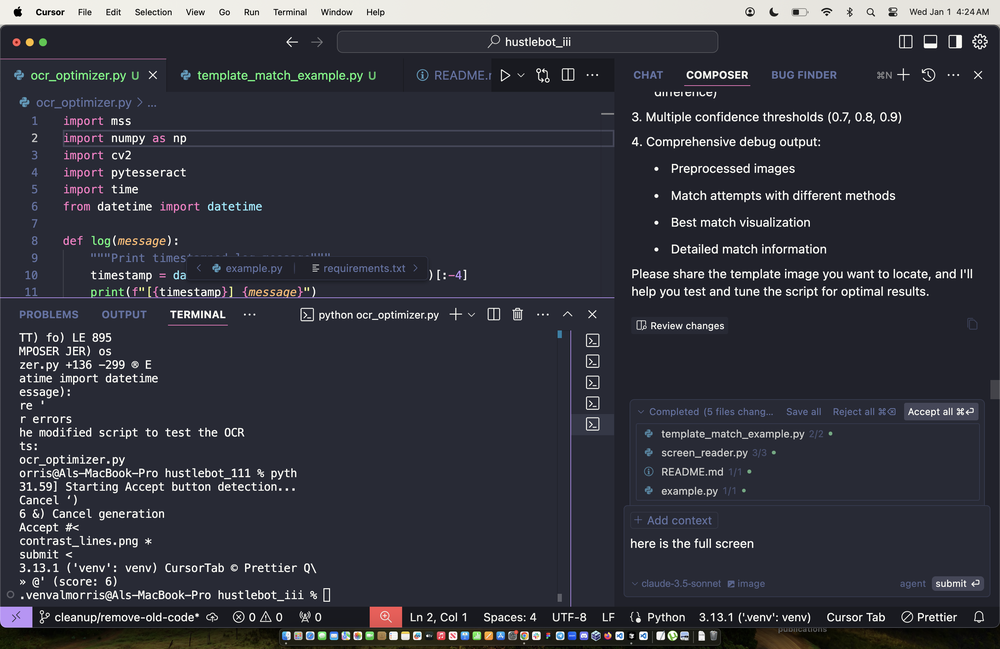
#> input picture clickbot/images/field.png, 1000 x 649 px, shrunk from 3024 x 1964 before the run, found by its file name; its folder holds 5 pictures in this run; the run also reads 1 picture not shown here
$ python image_matcher.py
#> lines starting #> are read from the running program, lines starting #| are printed output that depends on the picture
import cv2
import numpy as np
import os
import logging
import time
from datetime import datetime
from dataclasses import dataclass
from typing import List, Tuple, Dict
from statistics import mean, stdev
import shutil

# Set up directory structure
BASE_DIR = os.path.dirname(os.path.abspath(__file__))
TEMP_DIR = os.path.join(BASE_DIR, "temp")
DEBUG_DIR = os.path.join(TEMP_DIR, "debug_output")
LOG_DIR = os.path.join(TEMP_DIR, "logs")
ANNOTATED_DIR = os.path.join(BASE_DIR, "annotated_matches")  # New directory for annotated images

# Create necessary directories
for directory in [TEMP_DIR, DEBUG_DIR, LOG_DIR, ANNOTATED_DIR]:
    os.makedirs(directory, exist_ok=True)

# Clear annotated directory at startup
for file in os.listdir(ANNOTATED_DIR):
    file_path = os.path.join(ANNOTATED_DIR, file)
    try:
        if os.path.isfile(file_path):
            os.unlink(file_path)
    except Exception as e:
        logging.warning(f"Error deleting {file_path}: {e}")

# Set up logging
logging.basicConfig(
    level=logging.INFO,
    format='%(asctime)s - %(levelname)s - %(message)s',
    handlers=[
        logging.FileHandler(os.path.join(LOG_DIR, 'template_matching.log')),
        logging.StreamHandler()
    ]
)

@dataclass
class MatchQuality:
    structural_similarity: float  # SSIM score
    pixel_difference: float      # Mean absolute difference
    edge_similarity: float       # Edge detection similarity
    histogram_similarity: float  # Color histogram similarity

@dataclass
class Match:
    x: int
    y: int
    width: int
    height: int
    confidence: float
    method: str
    scale: float
    quality: MatchQuality
    consensus_count: int = 1
    match_region: np.ndarray = None

    @property
    def center_x(self) -> int:
        return self.x + self.width // 2

    @property
    def center_y(self) -> int:
        return self.y + self.height // 2

class ImageMatcher:
    def __init__(self, threshold=0.75):
        self.threshold = threshold
        self.field_image = None
        self.target_image = None
        self.field_gray = None
        self.target_gray = None
        self.debug_dir = os.path.join(BASE_DIR, "temp", "debug_output")
        os.makedirs(self.debug_dir, exist_ok=True)

        # Clear and create annotated matches directory
        self.annotated_dir = os.path.join(BASE_DIR, "annotated_matches")
        if os.path.exists(self.annotated_dir):
            shutil.rmtree(self.annotated_dir)
        os.makedirs(self.annotated_dir)

        # Updated thresholds with more emphasis on structural similarity
        self.quality_thresholds = {
            'confidence': 0.8,  # Increased from 0.75
            'structural_similarity': 0.7,  # Increased from 0.4
            'edge_similarity': 0.3,  # Increased from 0.15
            'pixel_difference': 0.6,  # Increased from 0.05
            'histogram_similarity': 0.85,  # Increased from 0.8
            'consensus_count': 1
        }

        # Reduced scale range for faster processing
        self.scales = [0.95, 1.0, 1.05]

        # Reduced methods for faster processing
        self.methods = [
            (cv2.TM_CCOEFF_NORMED, "TM_CCOEFF_NORMED"),
            (cv2.TM_CCORR_NORMED, "TM_CCORR_NORMED")
        ]

    def calculate_match_quality(self, region: np.ndarray, target: np.ndarray) -> MatchQuality:
        """Calculate various quality metrics for a match with emphasis on structural features."""
        try:
            # Resize target to match region size if needed
            if region.shape != target.shape:
                target = cv2.resize(target, (region.shape[1], region.shape[0]))

            # Convert to grayscale for structural analysis
            region_gray = cv2.cvtColor(region, cv2.COLOR_BGR2GRAY)
            target_gray = cv2.cvtColor(target, cv2.COLOR_BGR2GRAY)

            # Apply binary thresholding to isolate text
            _, region_binary = cv2.threshold(region_gray, 200, 255, cv2.THRESH_BINARY)
            _, target_binary = cv2.threshold(target_gray, 200, 255, cv2.THRESH_BINARY)

            # Calculate structural similarity on binary images
            ssim = cv2.matchTemplate(region_binary, target_binary, cv2.TM_CCOEFF_NORMED)[0][0]

            # Enhanced edge detection with multiple thresholds
            region_edges = cv2.Canny(region_binary, 100, 200)
            target_edges = cv2.Canny(target_binary, 100, 200)

            # Calculate edge similarity using both overlap and orientation
            edge_overlap = np.sum(np.logical_and(region_edges > 0, target_edges > 0))
            edge_total = np.sum(np.logical_or(region_edges > 0, target_edges > 0))
            edge_sim = edge_overlap / (edge_total + 1e-6)

            # Calculate pixel-wise difference on binary images
            pixel_diff = 1 - (np.sum(np.abs(region_binary - target_binary)) / (region_binary.size * 255))

            # Calculate contour similarity
            region_contours, _ = cv2.findContours(region_binary, cv2.RETR_EXTERNAL, cv2.CHAIN_APPROX_SIMPLE)
            target_contours, _ = cv2.findContours(target_binary, cv2.RETR_EXTERNAL, cv2.CHAIN_APPROX_SIMPLE)

            # Compare number and size of contours
            if len(region_contours) > 0 and len(target_contours) > 0:
                region_area = sum(cv2.contourArea(c) for c in region_contours)
                target_area = sum(cv2.contourArea(c) for c in target_contours)
                area_diff = min(region_area, target_area) / max(region_area, target_area)
            else:
                area_diff = 0

            # Calculate histogram similarity only on the binary images
            region_hist = cv2.calcHist([region_binary], [0], None, [2], [0, 256])
            target_hist = cv2.calcHist([target_binary], [0], None, [2], [0, 256])
            cv2.normalize(region_hist, region_hist)
            cv2.normalize(target_hist, target_hist)
            hist_sim = cv2.compareHist(region_hist, target_hist, cv2.HISTCMP_CORREL)

            # Weight the structural similarity more heavily
            weighted_ssim = ssim * 0.6 + area_diff * 0.4

            return MatchQuality(
                structural_similarity=float(weighted_ssim),
                pixel_difference=float(pixel_diff),
                edge_similarity=float(edge_sim),
                histogram_similarity=float(max(0, hist_sim))
            )
        except Exception as e:
            logging.warning(f"Error calculating match quality: {str(e)}")
            return MatchQuality(
                structural_similarity=0.0,
                pixel_difference=0.0,
                edge_similarity=0.0,
                histogram_similarity=0.0
            )

    # [13 lines left out: function extract_match_region, not called in this run]

    def preprocess_image(self, image: np.ndarray) -> np.ndarray:
        """Preprocess image for template matching."""
        # Apply adaptive histogram equalization
        clahe = cv2.createCLAHE(clipLimit=2.0, tileGridSize=(8,8))
        equalized = clahe.apply(image)

        # Apply Gaussian blur to reduce noise
        blurred = cv2.GaussianBlur(equalized, (3,3), 0)

        return blurred

    def load_images(self, field_path: str, target_path: str):
        """Load and preprocess the field and target images."""
#> called with field_path = 'clickbot_v4/images/field.png', target_path = 'clickbot_v4/images/target.png'
        # Load images
        self.field_image = cv2.imread(field_path)
#> self.field_image is the input picture: shape (649, 1000, 3); mean B, G, R 62.7, 54, 52.8
        self.target_image = cv2.imread(target_path)

        if self.field_image is None:
            raise ValueError(f"Failed to load field image: {field_path}")
        if self.target_image is None:
            raise ValueError(f"Failed to load target image: {target_path}")

        # Log image sizes
        logging.info(f"Loaded field image {field_path}: {self.field_image.shape[:2]}")
        logging.info(f"Loaded target image {target_path}: {self.target_image.shape[:2]}")

        # Convert to grayscale
        field_gray = cv2.cvtColor(self.field_image, cv2.COLOR_BGR2GRAY)
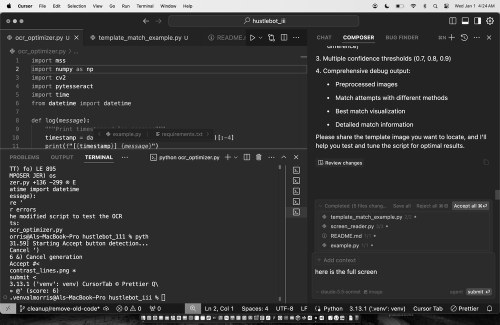
#> field_gray: shape (649, 1000) (shown at 1/2 size); min 0, max 255, mean 54.9
        target_gray = cv2.cvtColor(self.target_image, cv2.COLOR_BGR2GRAY)

        # Preprocess grayscale images
        self.field_gray = self.preprocess_image(field_gray)
#> in preprocess_image, `equalized = clahe.apply(image)`:
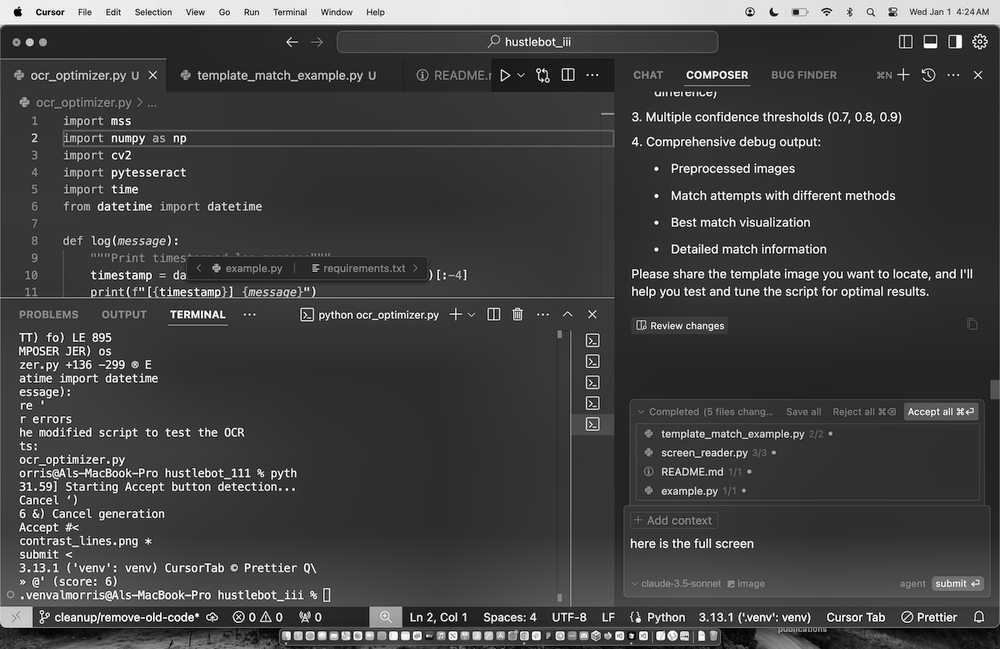
#> equalized: shape (649, 1000); min 1, max 255, mean 66.3
        self.target_gray = self.preprocess_image(target_gray)

        return True

    def find_matches(self) -> List[Match]:
        """Find all matches of the target image in the field image."""
        all_matches = []

        # Try different scales
        for scale in self.scales:
            # Resize target image
            target_resized = cv2.resize(self.target_image, None, fx=scale, fy=scale)
            target_gray_resized = cv2.resize(self.target_gray, None, fx=scale, fy=scale)
            h, w = target_gray_resized.shape

            # Try different methods
            for method, method_name in self.methods:
                # Apply template matching
                result = cv2.matchTemplate(self.field_gray, target_gray_resized, method)

                # Get matches above threshold
                if method == cv2.TM_SQDIFF_NORMED:
                    match_locations = np.where(result <= (1 - self.threshold))
                else:
                    match_locations = np.where(result >= self.threshold)

                # Convert to list of (x, y) coordinates
                matches = list(zip(*match_locations[::-1]))  # Convert to (x, y) format

                # Apply non-maximum suppression
                if len(matches) > 0:
                    confidences = [float(result[y, x]) for x, y in matches]
                    if method == cv2.TM_SQDIFF_NORMED:
                        confidences = [1 - conf for conf in confidences]

                    boxes = np.array([[x, y, x + w, y + h] for x, y in matches])
                    indices = cv2.dnn.NMSBoxes(boxes.tolist(), confidences, self.threshold, 0.3)

                    if len(indices) > 0:
                        indices = indices.flatten()
                        filtered_matches = [matches[i] for i in indices]
                        filtered_confidences = [confidences[i] for i in indices]

                        # Create Match objects for filtered matches
                        for (x, y), confidence in zip(filtered_matches, filtered_confidences):
                            # Extract region and calculate quality
                            region = self.field_image[y:y+h, x:x+w]
                            if region.shape[:2] != target_resized.shape[:2]:
                                continue

                            quality = self.calculate_match_quality(region, target_resized)

                            # Create Match object
                            match = Match(
                                x=x,
                                y=y,
                                width=w,
                                height=h,
                                confidence=confidence,
                                method=method_name,
                                scale=scale,
                                quality=quality,
                                consensus_count=1,
                                match_region=region.copy()
                            )
                            all_matches.append(match)
#> this loop made 3 passes

        # Find consensus matches
        consensus_matches = self._find_consensus_matches(all_matches)

        # Filter matches based on quality thresholds
        filtered_matches = []
        for match in consensus_matches:
            if (match.confidence >= self.quality_thresholds['confidence'] and
                match.quality.structural_similarity >= self.quality_thresholds['structural_similarity'] and
                match.quality.edge_similarity >= self.quality_thresholds['edge_similarity'] and
                match.quality.pixel_difference >= self.quality_thresholds['pixel_difference'] and
                match.quality.histogram_similarity >= self.quality_thresholds['histogram_similarity'] and
                match.consensus_count >= self.quality_thresholds['consensus_count']):
                filtered_matches.append(match)

        return filtered_matches

    def _find_consensus_matches(self, matches: List[Match], distance_threshold=20) -> List[Match]:
#> called with distance_threshold = 20
        if not matches:
            return []

        # Group matches by proximity
        match_groups: Dict[Tuple[int, int], List[Match]] = {}

        for match in matches:
            matched = False
            for center in match_groups.keys():
                if self._is_overlapping((match.center_x, match.center_y), center, distance_threshold):
                    match_groups[center].append(match)
                    matched = True
                    break
            if not matched:
                match_groups[(match.center_x, match.center_y)] = [match]

        # Create consensus matches
        consensus_matches = []
        for group in match_groups.values():
            if len(group) < 2:  # Require at least 2 methods to agree
                continue

            try:
                # Calculate quality score for sorting
                def quality_score(m):
                    return (
                        m.quality.structural_similarity * 0.35 +
                        m.quality.edge_similarity * 0.25 +
                        m.confidence * 0.25 +
                        m.quality.histogram_similarity * 0.15
                    )

                # Use the match with highest quality as base
                best_match = max(group, key=quality_score)

                # Average the coordinates and scale
                avg_x = int(mean(m.x for m in group))
                avg_y = int(mean(m.y for m in group))
                avg_scale = mean(m.scale for m in group)

                # Create consensus match using the best match's quality metrics
                consensus_match = Match(
                    x=avg_x,
                    y=avg_y,
                    width=best_match.width,
                    height=best_match.height,
                    confidence=best_match.confidence,
                    method=best_match.method,
                    scale=avg_scale,
                    quality=best_match.quality,
                    consensus_count=len(group),
                    match_region=best_match.match_region
                )
                consensus_matches.append(consensus_match)
            except Exception as e:
                logging.warning(f"Error creating consensus match: {str(e)}")
                continue
#> this loop made 132 passes
#> the loop in find_matches, `for match in consensus_matches:` made 85 passes

        return sorted(consensus_matches, key=quality_score, reverse=True)

    def _is_overlapping(self, loc1: Tuple[int, int], loc2: Tuple[int, int], overlap_threshold: int) -> bool:
        x1, y1 = loc1
        x2, y2 = loc2
        distance = np.sqrt((x2 - x1)**2 + (y2 - y1)**2)
        return distance < overlap_threshold

    def visualize_matches(self, matches: List[Match], output_path: str):
        """Create a visualization of the matches."""
        # Create a copy of the field image for visualization
        vis_image = self.field_image.copy()

        # Draw rectangles and text for each match
        for idx, match in enumerate(matches, 1):
            # Draw rectangle
            cv2.rectangle(vis_image,
                         (match.x, match.y),
                         (match.x + match.width, match.y + match.height),
                         (0, 255, 0), 2)

            # Draw center point
            cv2.circle(vis_image,
                      (match.center_x, match.center_y),
                      5, (0, 0, 255), -1)

            # Add text with match info
            text = f"#{idx} Conf: {match.confidence:.2f}"
            cv2.putText(vis_image, text,
                       (match.x, match.y - 10),
                       cv2.FONT_HERSHEY_SIMPLEX, 0.7,
                       (0, 255, 0), 2)

        # Save visualization
        cv2.imwrite(output_path, vis_image)
        logging.info(f"Saved visualization to {output_path}")

        return vis_image

    def create_annotated_image(self, matches: List[Match], field_path: str):
        """Create a copy of the field image with red dots and confidence scores at match centers."""
#> called with field_path = 'clickbot_v4/images/field.png'
        # Create a copy of the field image
        annotated_image = self.field_image.copy()

        # Draw red dots and confidence scores at match centers
        for idx, match in enumerate(matches, 1):
            # Draw red dot
            center = (match.center_x, match.center_y)
            cv2.circle(annotated_image, center, 10, (0, 0, 255), -1)  # Red dot

            # Add confidence score text
            text = f"#{idx} Conf: {match.confidence:.2f}"
            cv2.putText(annotated_image, text,
                       (match.center_x - 60, match.center_y - 15),
                       cv2.FONT_HERSHEY_SIMPLEX, 0.7,
                       (0, 0, 255), 2)  # Red text

            # Add quality metrics
            quality_text = f"SSIM: {match.quality.structural_similarity:.2f}"
            cv2.putText(annotated_image, quality_text,
                       (match.center_x - 60, match.center_y + 20),
                       cv2.FONT_HERSHEY_SIMPLEX, 0.6,
                       (0, 0, 255), 2)  # Red text
#> this loop made 0 passes

        # Save the annotated image
        output_filename = f"annotated_{os.path.basename(field_path)}"
        output_path = os.path.join(self.annotated_dir, output_filename)
        cv2.imwrite(output_path, annotated_image)
        logging.info(f"Saved annotated image to {output_path}")

        return output_path

def test_matcher():
    matcher = ImageMatcher(threshold=0.75)

    # Get all field images
    image_dir = os.path.join(BASE_DIR, "images")
    target_path = os.path.join(image_dir, "target.png")
    field_images = [f for f in os.listdir(image_dir) if f.startswith("field") and f.endswith(".png")]

    total_start_time = time.time()
    match_results = []

    for field_image in field_images:
        field_path = os.path.join(image_dir, field_image)
        logging.info(f"\nProcessing {field_image}")

        try:
            # Load images and find matches
            matcher.load_images(field_path, target_path)
            matches = matcher.find_matches()

            # Create annotated image with red dot
            try:
                matcher.create_annotated_image(matches, field_path)
                logging.info(f"Successfully created annotated image for {field_image}")
            except Exception as e:
                logging.error(f"Error creating annotated image for {field_image}: {str(e)}")
                import traceback
                logging.error(traceback.format_exc())

            # Save visualization
            try:
                timestamp = datetime.now().strftime("%Y%m%d_%H%M%S")
                output_path = os.path.join(matcher.debug_dir, f"matches_{field_image}_{timestamp}.png")
                matcher.visualize_matches(matches, output_path)
                logging.info(f"Successfully created visualization for {field_image}")
            except Exception as e:
                logging.error(f"Error creating visualization for {field_image}: {str(e)}")
                import traceback
                logging.error(traceback.format_exc())

            # Store results for summary
            match_results.append({
                'image': field_image,
                'matches': matches,
                'count': len(matches)
            })

            # Log detailed match information
            logging.info(f"\nDetailed Match Analysis for {field_image}:")
            for idx, match in enumerate(matches, 1):
                logging.info(f"\nMatch {idx}:")
                logging.info(f"Center Point: ({match.center_x}, {match.center_y})")
                logging.info(f"Bounding Box: ({match.x}, {match.y}, {match.x + match.width}, {match.y + match.height})")
                logging.info(f"Quality Metrics:")
                logging.info(f"- Confidence: {match.confidence:.3f}")
                logging.info(f"- Structural Similarity: {match.quality.structural_similarity:.3f}")
                logging.info(f"- Edge Similarity: {match.quality.edge_similarity:.3f}")
                logging.info(f"- Pixel Difference: {match.quality.pixel_difference:.3f}")
                logging.info(f"- Histogram Similarity: {match.quality.histogram_similarity:.3f}")
                logging.info(f"Method: {match.method} at scale {match.scale:.2f}")
                logging.info(f"Consensus Count: {match.consensus_count}")
        except Exception as e:
            logging.error(f"Error processing {field_image}: {str(e)}")
            import traceback
            logging.error(traceback.format_exc())
            continue

    # Print summary
    total_time = time.time() - total_start_time
    logging.info("\n=== Summary ===")
    logging.info(f"Total images processed: {len(field_images)}")
    logging.info(f"Total processing time: {total_time:.3f} seconds")
    logging.info(f"Average time per image: {total_time/len(field_images):.3f} seconds")
    logging.info("\nMatches per image:")
    for result in match_results:
        logging.info(f"- {result['image']}: {result['count']} matches")
#> this loop made 2 passes
#> result on passes 1 to 2: {'image': 'field.png', 'matches': [], 'count': 0}, {'image': 'field1.png', 'matches': [], 'count': 0}

if __name__ == "__main__":
    test_matcher()
